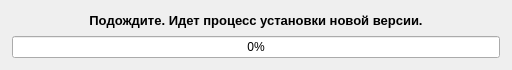
<?xml version="1.0" encoding="UTF-8"?>
<ui version="4.0">
 <class>ProgressDialog</class>
 <widget class="QDialog" name="ProgressDialog">
  <property name="geometry">
   <rect>
    <x>0</x>
    <y>0</y>
    <width>512</width>
    <height>70</height>
   </rect>
  </property>
  <property name="sizePolicy">
   <sizepolicy hsizetype="Fixed" vsizetype="Fixed">
    <horstretch>0</horstretch>
    <verstretch>0</verstretch>
   </sizepolicy>
  </property>
  <property name="minimumSize">
   <size>
    <width>512</width>
    <height>70</height>
   </size>
  </property>
  <property name="maximumSize">
   <size>
    <width>512</width>
    <height>70</height>
   </size>
  </property>
  <property name="contextMenuPolicy">
   <enum>Qt::NoContextMenu</enum>
  </property>
  <property name="windowTitle">
   <string>Прогресс обновления</string>
  </property>
  <property name="styleSheet">
   <string notr="true">/* главное окно */
QMenuBar,
QMainWindow {
        background-color: #e5e5e5;
}
QMenuBar {
        padding: 5px 0 0 5px;
}

QProgressBar::chunk {
        background-color: #07a9eb;
        width: 10px;
        margin-right: 1px;
}</string>
  </property>
  <property name="locale">
   <locale language="Russian" country="RussianFederation"/>
  </property>
  <layout class="QVBoxLayout" name="verticalLayout_2">
   <item>
    <layout class="QVBoxLayout" name="verticalLayout">
     <property name="margin">
      <number>1</number>
     </property>
     <item>
      <widget class="QLabel" name="label">
       <property name="text">
        <string>&lt;html&gt;&lt;head/&gt;&lt;body&gt;&lt;p&gt;&lt;span style=&quot; font-size:10pt; font-weight:600;&quot;&gt;Подождите. Идет процесс установки новой версии.&lt;/span&gt;&lt;/p&gt;&lt;/body&gt;&lt;/html&gt;</string>
       </property>
       <property name="alignment">
        <set>Qt::AlignCenter</set>
       </property>
      </widget>
     </item>
     <item>
      <widget class="QProgressBar" name="progressBar">
       <property name="value">
        <number>0</number>
       </property>
       <property name="alignment">
        <set>Qt::AlignCenter</set>
       </property>
      </widget>
     </item>
    </layout>
   </item>
  </layout>
 </widget>
 <layoutdefault spacing="6" margin="11"/>
 <resources/>
 <connections/>
</ui>
